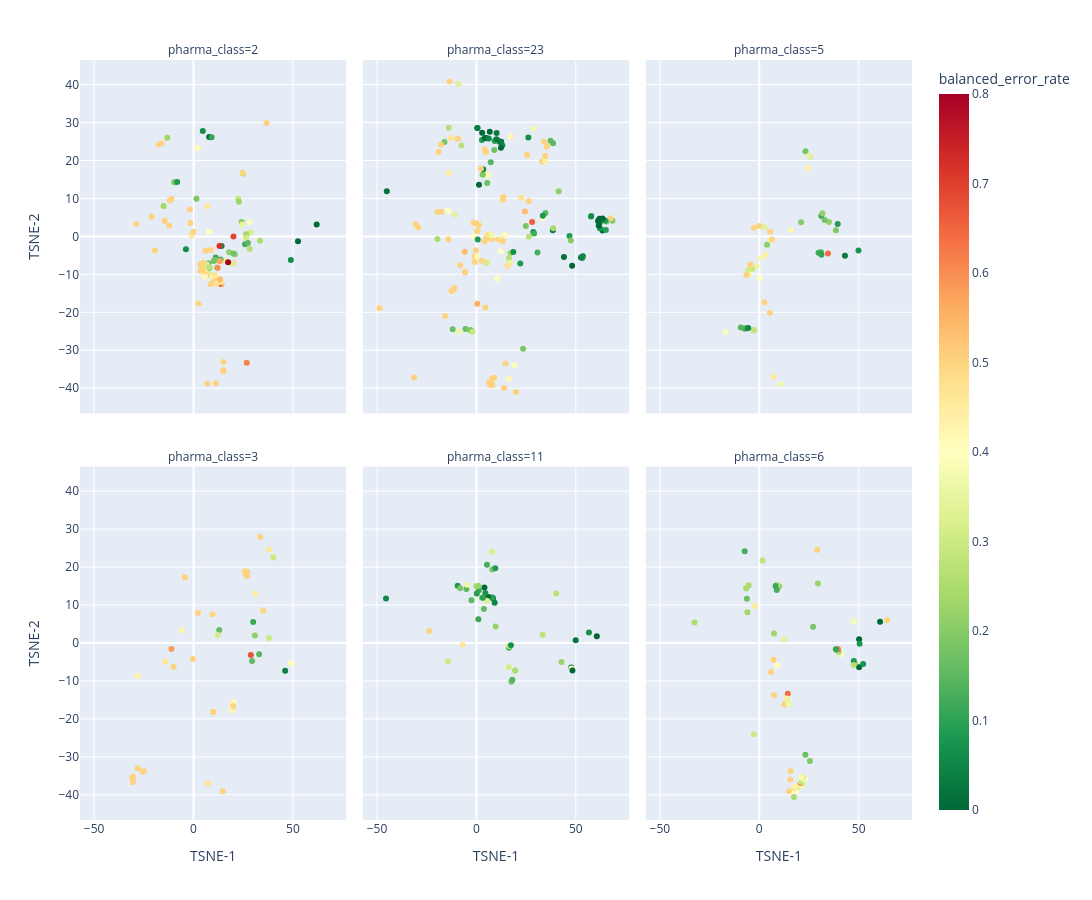

Notebook cell for this chart:
### Code cell
# Filter to classes with sufficient samples
top_classes = embedding['pharma_class'].value_counts().head(6).index
embedding_filtered = embedding[embedding['pharma_class'].isin(top_classes)]

fig = px.scatter(
    embedding_filtered,
    x="TSNE-1",
    y="TSNE-2",
    color="balanced_error_rate",
    facet_col="pharma_class",
    facet_col_wrap=3,
    color_continuous_scale="RdYlGn_r",
    hover_data=["drug_unique_count", "edge_count"],
    height=900,
    width=1200,
)
fig.show()
